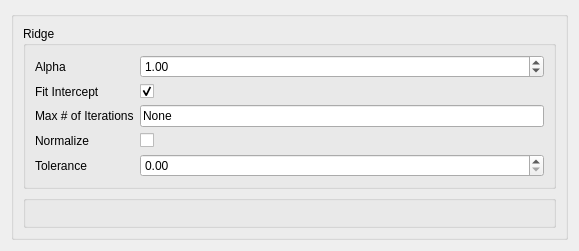
<?xml version="1.0" encoding="UTF-8"?>
<ui version="4.0">
 <class>Form</class>
 <widget class="QWidget" name="Form">
  <property name="geometry">
   <rect>
    <x>0</x>
    <y>0</y>
    <width>579</width>
    <height>251</height>
   </rect>
  </property>
  <property name="sizePolicy">
   <sizepolicy hsizetype="Ignored" vsizetype="Ignored">
    <horstretch>0</horstretch>
    <verstretch>0</verstretch>
   </sizepolicy>
  </property>
  <property name="windowTitle">
   <string>Form</string>
  </property>
  <layout class="QVBoxLayout" name="verticalLayout_2">
   <item>
    <widget class="QGroupBox" name="groupBox">
     <layout class="QVBoxLayout" name="verticalLayout">
      <item>
       <layout class="QHBoxLayout" name="horizontalLayout">
        <item>
         <widget class="QGroupBox" name="Ridge">
          <property name="enabled">
           <bool>true</bool>
          </property>
          <property name="title">
           <string>Ridge</string>
          </property>
          <layout class="QFormLayout" name="formLayout_2">
           <property name="fieldGrowthPolicy">
            <enum>QFormLayout::AllNonFixedFieldsGrow</enum>
           </property>
           <item row="0" column="0">
            <widget class="QLabel" name="alphaLabel">
             <property name="text">
              <string>Alpha</string>
             </property>
            </widget>
           </item>
           <item row="0" column="1">
            <widget class="QDoubleSpinBox" name="alphaDoubleSpinBox">
             <property name="toolTip">
              <string>Regularization strength; must be a positive float. Regularization
improves the conditioning of the problem and reduces the variance of
the estimates. Larger values specify stronger regularization. Alpha
corresponds to C^-1 in other linear models such as LogisticRegression
or LinearSVC. If an array is passed, penalties are assumed to be specific
to the targets. Hence they must correspond in number.
</string>
             </property>
             <property name="whatsThis">
              <string>http://scikit-learn.org/stable/modules/generated/sklearn.linear_model.Ridge.html</string>
             </property>
             <property name="value">
              <double>1.000000000000000</double>
             </property>
            </widget>
           </item>
           <item row="1" column="0">
            <widget class="QLabel" name="fitInterceptLabel">
             <property name="text">
              <string>Fit Intercept</string>
             </property>
            </widget>
           </item>
           <item row="1" column="1">
            <widget class="QCheckBox" name="fitInterceptCheckBox">
             <property name="toolTip">
              <string>Whether to calculate the intercept for this model. If set to false,
no intercept will be used in calculations (e.g. data is expected to
be already centered).</string>
             </property>
             <property name="whatsThis">
              <string>http://scikit-learn.org/stable/modules/generated/sklearn.linear_model.Ridge.html</string>
             </property>
             <property name="checked">
              <bool>true</bool>
             </property>
            </widget>
           </item>
           <item row="2" column="0">
            <widget class="QLabel" name="maxNumOfIterationsLabel">
             <property name="text">
              <string>Max # of Iterations</string>
             </property>
            </widget>
           </item>
           <item row="2" column="1">
            <widget class="QLineEdit" name="maxNumOfIterationslineEdit">
             <property name="toolTip">
              <string>Maximum number of iterations for conjugate gradient solver. For
'sparse_cg' and 'lsqr' solvers, the default value is determined by
scipy.sparse.linalg. For 'sag' solver, the default value is 1000.
</string>
             </property>
             <property name="text">
              <string>None</string>
             </property>
            </widget>
           </item>
           <item row="3" column="0">
            <widget class="QLabel" name="normalizeLabel">
             <property name="text">
              <string>Normalize</string>
             </property>
            </widget>
           </item>
           <item row="3" column="1">
            <widget class="QCheckBox" name="normalizeCheckBox">
             <property name="toolTip">
              <string>This parameter is ignored when fit_intercept is set to False. If True,
the regressors X will be normalized before regression by subtracting
the mean and dividing by the l2-norm. If you wish to standardize,
please use sklearn.preprocessing.StandardScaler before calling fit on
an estimator with normalize=False.</string>
             </property>
             <property name="whatsThis">
              <string>http://scikit-learn.org/stable/modules/generated/sklearn.linear_model.Ridge.html</string>
             </property>
            </widget>
           </item>
           <item row="4" column="0">
            <widget class="QLabel" name="toleranceLabel">
             <property name="text">
              <string>Tolerance</string>
             </property>
            </widget>
           </item>
           <item row="4" column="1">
            <widget class="QDoubleSpinBox" name="toleranceDoubleSpinBox">
             <property name="toolTip">
              <string>Precision of the solution.</string>
             </property>
             <property name="whatsThis">
              <string>http://scikit-learn.org/stable/modules/generated/sklearn.linear_model.Ridge.html</string>
             </property>
            </widget>
           </item>
          </layout>
         </widget>
        </item>
       </layout>
      </item>
      <item>
       <widget class="QGroupBox" name="formGroupBox_2">
        <layout class="QFormLayout" name="formLayout_5">
         <property name="fieldGrowthPolicy">
          <enum>QFormLayout::AllNonFixedFieldsGrow</enum>
         </property>
        </layout>
       </widget>
      </item>
     </layout>
    </widget>
   </item>
  </layout>
 </widget>
 <resources/>
 <connections/>
</ui>
